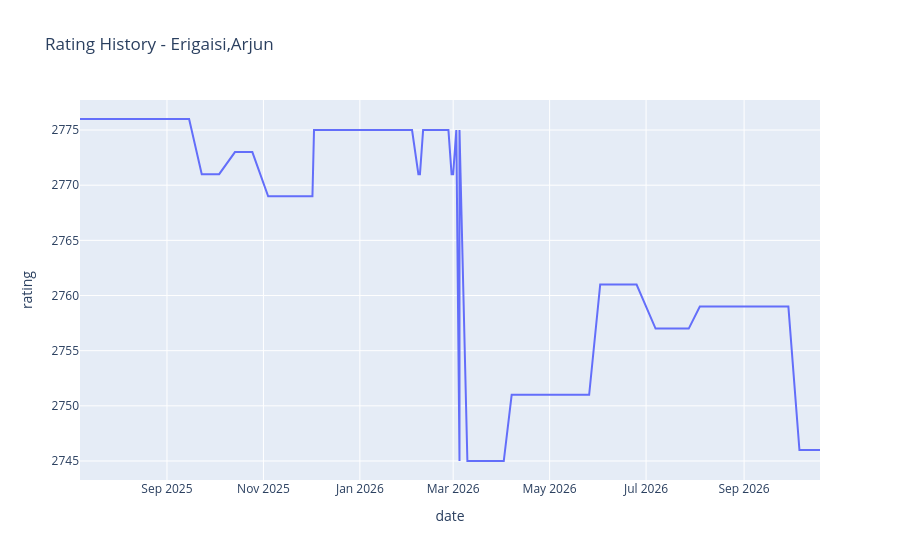

Notebook code for this chart:
### Code cell
plot_player("Erigaisi,Arjun")

### Figure 1 — Plotly figure (JSON) as saved in the notebook; plotly's stock layout.template omitted (floating-point values rounded to 4 significant figures; data arrays with more than 128 entries replaced by an {"elided": "..."} marker saying what was removed)
{"data": [{"hovertemplate": "date=%{x}<br>rating=%{y}<extra></extra>", "legendgroup": "", "line": {"color": "#636efa", "dash": "solid"}, "marker": {"symbol": "circle"}, "mode": "lines", "name": "", "orientation": "v", "showlegend": false, "type": "scatter", "x": {"elided": "205 str values"}, "xaxis": "x", "y": {"elided": "205 float values"}, "yaxis": "y"}], "layout": {"legend": {"tracegroupgap": 0}, "title": {"text": "Rating History - Erigaisi,Arjun"}, "xaxis": {"anchor": "y", "domain": [0, 1], "title": {"text": "date"}}, "yaxis": {"anchor": "x", "domain": [0, 1], "title": {"text": "rating"}}}}
